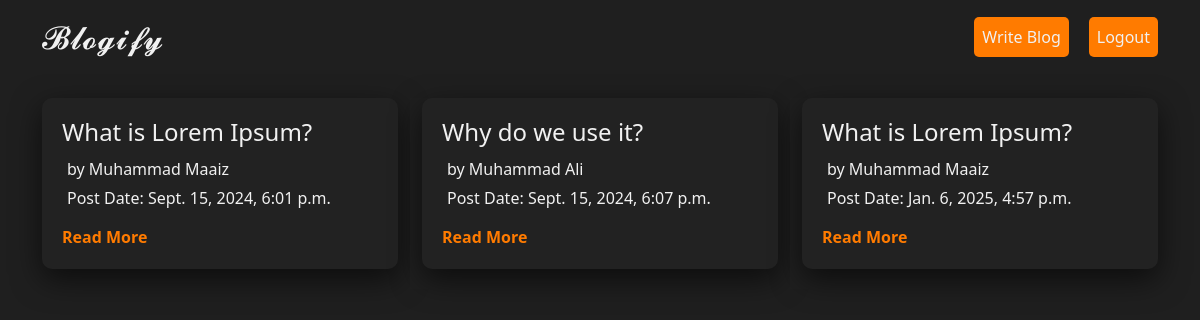
Page /home/ (signed in) on the earlier database version.
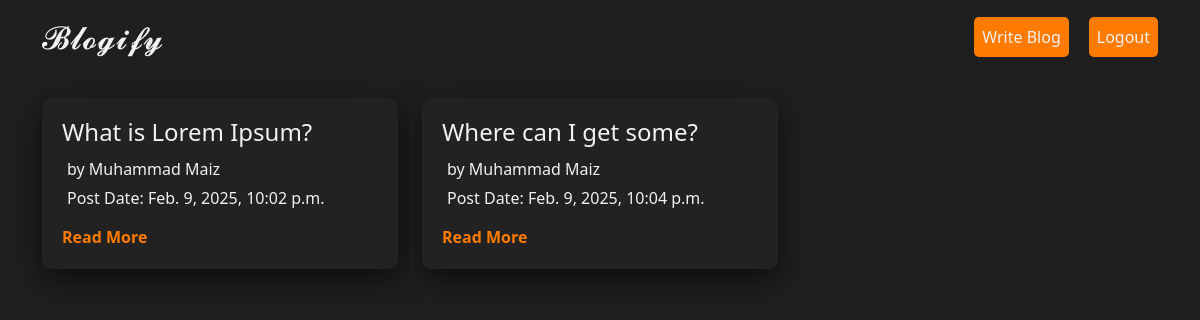
Same page on the later database version.
### blogs/models.py (models this page shows)
class Post(models.Model):
    blog_title = models.CharField(max_length=50)
    blog_author = models.ForeignKey(User, on_delete=models.CASCADE)
    blog_content = models.TextField()
    blog_image = models.ImageField(upload_to='blog_images/')
    blog_created_at = models.DateTimeField(auto_now_add=True)

### myblogs/views.py (the view)
# urls.py: path('home/', views.homepage, name='home'),
@login_required(login_url="login")
def homepage(request):
    posts = Post.objects.all()
    return render(request, 'home.html', {'posts':posts})

### templates/home.html (shortened to what this page needs)
{% load static %}
<!DOCTYPE html>
<html lang="en">
<head>
    <link rel="stylesheet" href="{% static 'home.css' %}">
    <link href="https://cdn.jsdelivr.net/npm/bootstrap@5.3.0/dist/css/bootstrap.min.css" rel="stylesheet">
</head>
<body>
    <nav class="navbar navbar-expand-lg">
        <div class="container">
            <a class="navbar-brand" href="#">𝓑𝓵𝓸𝓰𝓲𝓯𝔂</a>
            <div class="collapse navbar-collapse" id="navbarNav">
                <ul class="navbar-nav ms-auto">
                    <li class="nav-item"><a class="nav-link" href="{% url 'addblog' %}">Write Blog</a></li>
                    <li class="nav-item"><a class="nav-link logout-btn" href="{% url 'logout' %}">Logout</a></li>
                </ul>
            </div>
        </div>
    </nav>
    <div class="container mt-4">
        <div class="row">
            {% for post in posts %}
            <div class="col-md-4">
                <div class="blog-card">
                    <h3>{{ post.blog_title }}</h3>
                    <p>by {{ post.blog_author }}</p>
                    <p>Post Date: {{ post.blog_created_at }}</p>
                    <a href="/blogsdetail/{{ post.id }}" class="read-more">Read More</a>
                </div>
            </div>
            {% empty %}
            <p class="no-blogs">No Blogs Available</p>
            {% endfor %}
        </div>
    </div>
</body>
</html>

### static/home.css (style rules this page uses)
* { margin: 0; padding: 0; box-sizing: border-box; }
body, html { font-family: 'Arial', sans-serif; background-color: #1f1f1f !important; color: #f1f1f1 !important; min-height: 100vh; display: flex; flex-direction: column; }
div, section, header, footer, main, article, aside, nav { background-color: #1f1f1f !important; color: #f1f1f1 !important; }
.navbar { background-color: #1f1f1f !important; padding: 15px 20px; }
.navbar-brand { font-size: 2rem !important; color: #f1f1f1 !important; }
.navbar-nav { display: flex; gap: 20px; }
.nav-link { background-color: #ff7b00 !important; color: #f1f1f1 !important; padding: 8px 15px; border-radius: 5px; text-align: center; transition: 0.3s ease; }
.logout-btn { background-color: #ff7b00 !important; }
.blog-card { background-color: #222 !important; color: #f1f1f1 !important; padding: 20px; border-radius: 10px; margin-bottom: 20px; box-shadow: 0px 10px 30px rgba(0, 0, 0, 0.6); transition: transform 0.3s ease, box-shadow 0.3s ease; }
.blog-card h3 { font-size: 1.5rem; margin-bottom: 10px; color: #f1f1f1 !important; }
.blog-card p { font-size: 1rem; color: #f1f1f1 !important; margin: 5px; }
.read-more { display: inline-block; margin-top: 10px; color: #ff7b00; text-decoration: none; font-weight: bold; }

Differences in the rows shown:
removed Post: blog_title "What is Lorem Ipsum?", blog_author "Muhammad Maaiz", blog_created_at "Sept. 15, 2024, 6:01 p.m."
removed Post: blog_title "Why do we use it?", blog_author "Muhammad Ali", blog_created_at "Sept. 15, 2024, 6:07 p.m."
removed Post: blog_title "What is Lorem Ipsum?", blog_author "Muhammad Maaiz", blog_created_at "Jan. 6, 2025, 4:57 p.m."
added Post: blog_title "What is Lorem Ipsum?", blog_author "Muhammad Maiz", blog_created_at "Feb. 9, 2025, 10:02 p.m."
added Post: blog_title "Where can I get some?", blog_author "Muhammad Maiz", blog_created_at "Feb. 9, 2025, 10:04 p.m."
